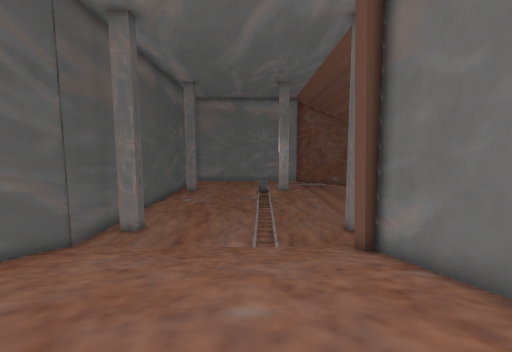
[1] (above)

18 first-person views from a walk through a Unity game level. The camera is 1.4 m above the floor, tilts 6° down and sees 90° across. The floor is counted in squares, 1 m on a side. Each view is taken from the middle of a square. On the plan, view 1 faces up. The plan holds only what a view shows up to about 13 squares ahead; the rest is blank. The place goes on beyond the plan. The player is left out. Some animated figures are left out.

[2]
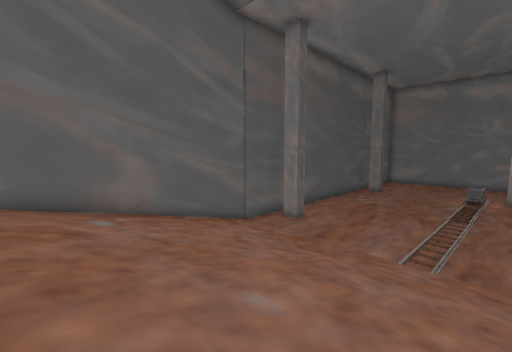

[3]
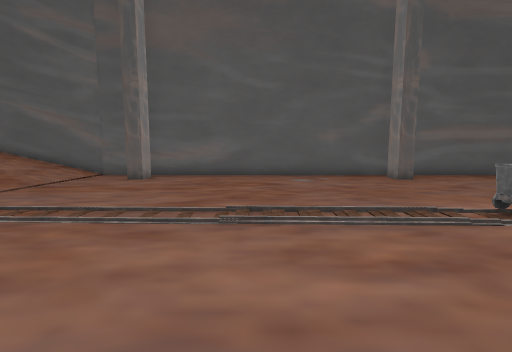

[4]
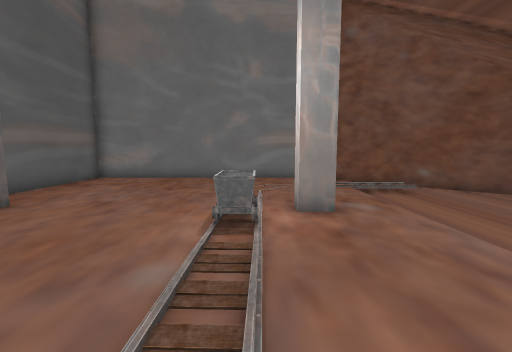

[5]
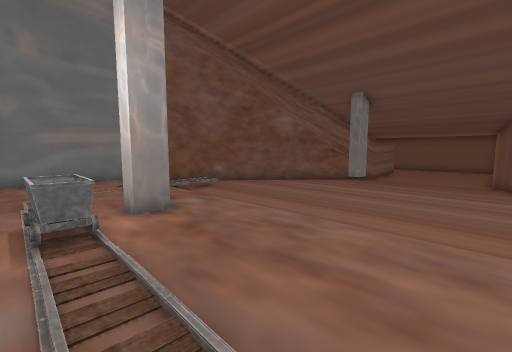

[6]
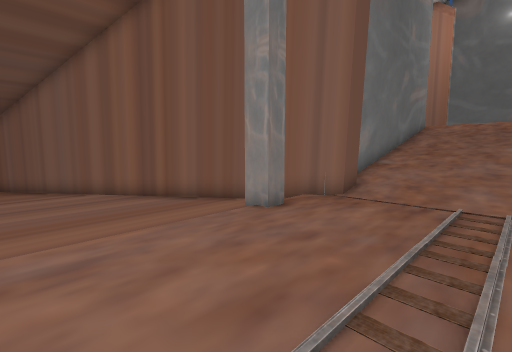

[7]
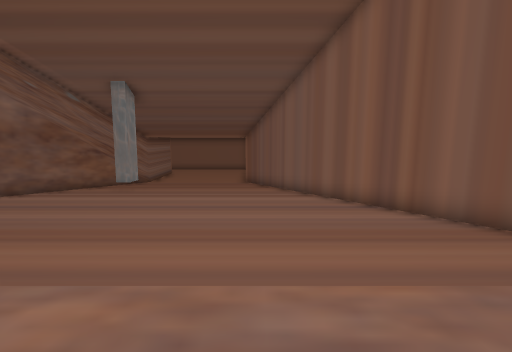

[8]
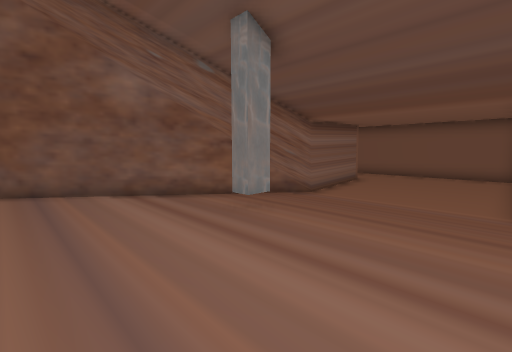

[9]
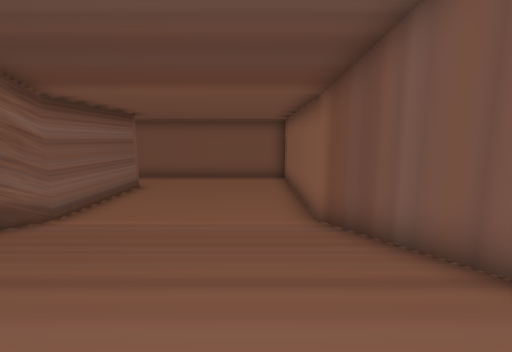

[10]
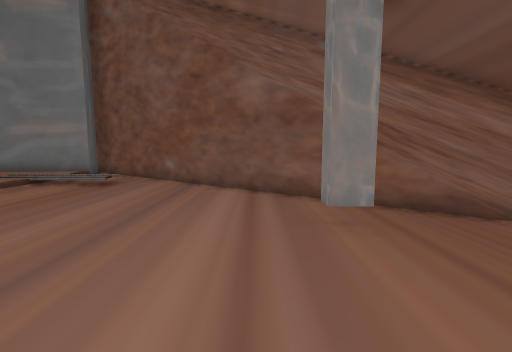

[11]
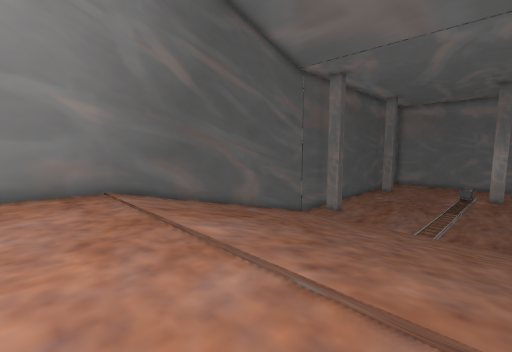

[12]
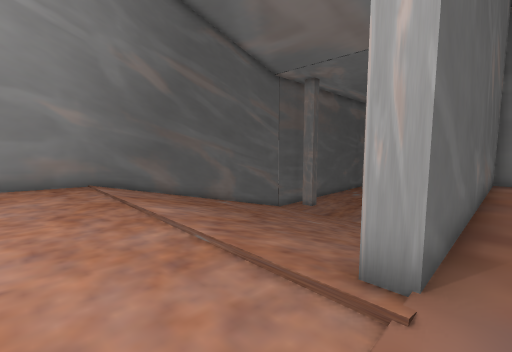

[13]
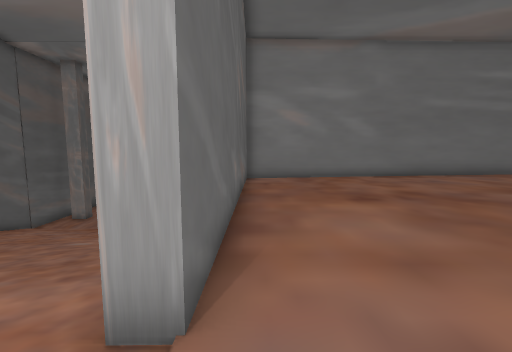

[14]
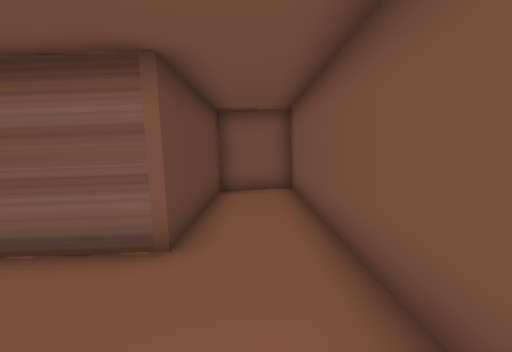

[15]
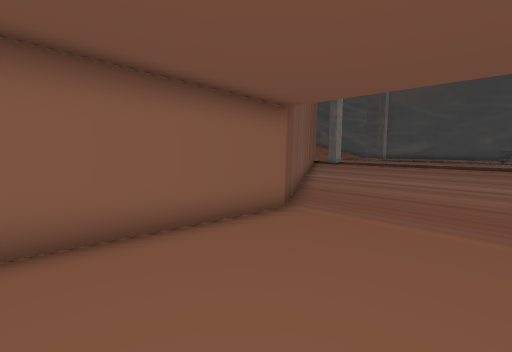

[16]
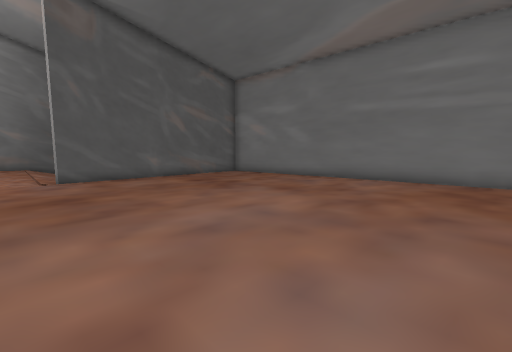

[17]
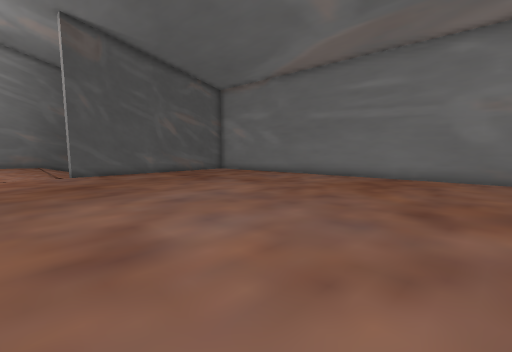

[18]
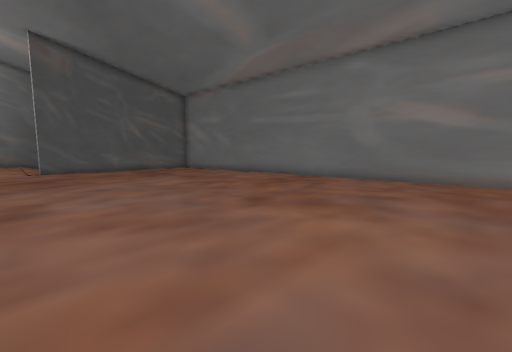

### Floor plan
Key: @ floor where view 1 was taken; # wall or solid block; x gap in a wall; . main floor; - floor 0.25 m lower than the main floor; _ floor 2 m lower than the main floor; < floor 2.75 m lower than the main floor; ( floor 3 m lower than the main floor; ! floor 3.25 m lower than the main floor; ? floor 3.5 m lower than the main floor; / step, stairs or slope; O other object.
Columns run from 7 left of view 1 to 26 right of it. Each row starts with its distance up from view 1.
 29 ###############
 28 #((((((((((((!###            ###
 27 #((((((((((((!!!###          #!#
 26 #(((((((((((///!!!###        #!#
 25 #((((((((((((!!!!!!!##       #!#
 24 #((((((((((((!!!!!!!!###     #!#
 23 #((((((((((((!!!!!!!!??#######!#
 22 #x((((((O#(((!!!!!!!!#???????!!#
 21 #(((((((O((((!!!!!!!!????????!!#
 20 #(((((((<((((!!!!!!!!????????!!#
 19 #(((((((<((((!!!!!!!!????????!!#
 18 #(((((((<((((!!!!!!!!????????!!#
 17 #(((((((<((((!!!!!!!!????#######
 16 #((((((((((((!!!!!!!!??###
 15 #((((((((((((!!!!!!!!###
 14 #((((((((((((!!!!!!###
 13 #((((((((((((!!!!!##
 12 #((((((((((((!!!###
 11 #x(((((<((((#!###
 10 #((((((<((((####
  9 #((((((((((#######################
  8 #//////////####...................
  7 #//////////#---...................
  6 #//////////#---...................
  5 #_/////////#---...................
  4 ##/////////#---...................
  3  #/////////#---...................
  2  #/////////#---...................
  1  #/////////#---...................
  0  #/////@///#---...................
 -1  #/////////#---...................
 -2  #///------#---...................
 -3  #.------------..................
 -4  #....---------................. .
 -5  #.......------............. .

Positions as (right, up) in squares from view 1, and headings:
1: (0, 0), facing up
2: (2, 1), facing up-left
3: (5, 16), facing left
4: (1, 16), facing up
5: (0, 16), facing up-right
6: (0, 16), facing down-right
7: (2, 16), facing right
8: (9, 17), facing up-right
9: (12, 18), facing right
10: (12, 17), facing up
11: (3, -5), facing up-left
12: (5, -5), facing up-left
13: (5, -4), facing up
14: (23, 19), facing up
15: (23, 21), facing down-left
16: (19, -4), facing up-left
17: (22, -5), facing up-left
18: (26, -4), facing up-left
